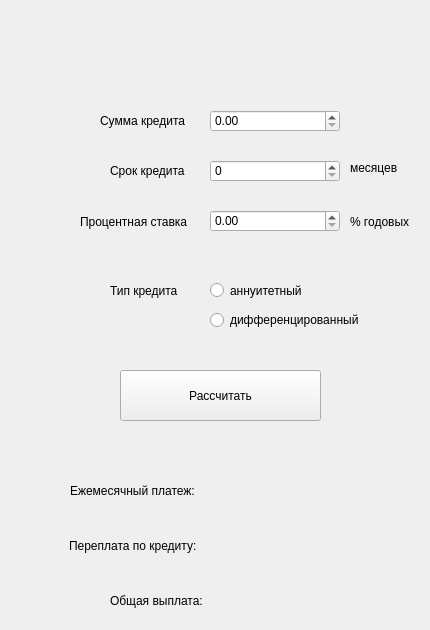
    <widget class="QWidget" name="tab_8">
     <attribute name="title">
      <string>Credit</string>
     </attribute>
     <widget class="QDoubleSpinBox" name="AMOUNT">
      <property name="geometry">
       <rect>
        <x>210</x>
        <y>110</y>
        <width>130</width>
        <height>22</height>
       </rect>
      </property>
      <property name="maximum">
       <double>1000000000.000000000000000</double>
      </property>
     </widget>
     <widget class="QDoubleSpinBox" name="RATE">
      <property name="geometry">
       <rect>
        <x>210</x>
        <y>210</y>
        <width>130</width>
        <height>22</height>
       </rect>
      </property>
      <property name="maximum">
       <double>100.000000000000000</double>
      </property>
     </widget>
     <widget class="QSpinBox" name="TIME">
      <property name="geometry">
       <rect>
        <x>210</x>
        <y>160</y>
        <width>130</width>
        <height>22</height>
       </rect>
      </property>
      <property name="maximum">
       <number>600</number>
      </property>
     </widget>
     <widget class="QLabel" name="label">
      <property name="geometry">
       <rect>
        <x>100</x>
        <y>110</y>
        <width>101</width>
        <height>21</height>
       </rect>
      </property>
      <property name="text">
       <string>Сумма кредита</string>
      </property>
     </widget>
     <widget class="QLabel" name="label_6">
      <property name="geometry">
       <rect>
        <x>80</x>
        <y>211</y>
        <width>131</width>
        <height>21</height>
       </rect>
      </property>
      <property name="text">
       <string>Процентная ставка</string>
      </property>
     </widget>
     <widget class="QLabel" name="label_7">
      <property name="geometry">
       <rect>
        <x>110</x>
        <y>160</y>
        <width>91</width>
        <height>21</height>
       </rect>
      </property>
      <property name="text">
       <string>Срок кредита</string>
      </property>
     </widget>
     <widget class="QLabel" name="label_8">
      <property name="geometry">
       <rect>
        <x>350</x>
        <y>160</y>
        <width>58</width>
        <height>16</height>
       </rect>
      </property>
      <property name="text">
       <string>месяцев</string>
      </property>
     </widget>
     <widget class="QLabel" name="label_9">
      <property name="geometry">
       <rect>
        <x>350</x>
        <y>211</y>
        <width>71</width>
        <height>21</height>
       </rect>
      </property>
      <property name="text">
       <string>% годовых</string>
      </property>
     </widget>
     <widget class="QRadioButton" name="an_credit">
      <property name="geometry">
       <rect>
        <x>210</x>
        <y>280</y>
        <width>141</width>
        <height>21</height>
       </rect>
      </property>
      <property name="text">
       <string>аннуитетный</string>
      </property>
     </widget>
     <widget class="QRadioButton" name="dif_credit">
      <property name="geometry">
       <rect>
        <x>210</x>
        <y>310</y>
        <width>191</width>
        <height>20</height>
       </rect>
      </property>
      <property name="text">
       <string>дифференцированный</string>
      </property>
     </widget>
     <widget class="QPushButton" name="credit_count">
      <property name="geometry">
       <rect>
        <x>120</x>
        <y>370</y>
        <width>201</width>
        <height>51</height>
       </rect>
      </property>
      <property name="styleSheet">
       <string notr="true">QPushButton {
	float: right;
	margin-right: 3%; 
	margin-top: 5px; 
	border-radius: 5px;
	﻿moz-border-radius: 5px;
﻿	webkit-border-radius: 5px;
	padding: 5px 9px; font-size: 1.2em;
	background-color: rgb(255, 151, 57);
	text-shadow: #454545 0 0 2px;
	border-bottom: 4px solid rgb(236, 141, 49); 
	color: white;
	font-family: 'Roboto Slab', serif;
}

QPushButton:pressed {
    background-color: qlineargradient(x1: 0, y1: 0, x2: 0, y2: 1,
                                      stop: 0 #FF7832, stop: 1 #FF9739);
}</string>
      </property>
      <property name="text">
       <string>Рассчитать</string>
      </property>
     </widget>
     <widget class="QLabel" name="label_10">
      <property name="geometry">
       <rect>
        <x>110</x>
        <y>280</y>
        <width>91</width>
        <height>21</height>
       </rect>
      </property>
      <property name="text">
       <string>Тип кредита</string>
      </property>
     </widget>
     <widget class="QLabel" name="label_11">
      <property name="geometry">
       <rect>
        <x>70</x>
        <y>470</y>
        <width>141</width>
        <height>41</height>
       </rect>
      </property>
      <property name="text">
       <string>Ежемесячный платеж:</string>
      </property>
     </widget>
     <widget class="QLabel" name="label_12">
      <property name="geometry">
       <rect>
        <x>69</x>
        <y>530</y>
        <width>144</width>
        <height>31</height>
       </rect>
      </property>
      <property name="text">
       <string>Переплата по кредиту:</string>
      </property>
     </widget>
     <widget class="QLabel" name="label_13">
      <property name="geometry">
       <rect>
        <x>110</x>
        <y>580</y>
        <width>101</width>
        <height>41</height>
       </rect>
      </property>
      <property name="text">
       <string>Общая выплата:</string>
      </property>
     </widget>
     <widget class="QLabel" name="m_payment">
      <property name="geometry">
       <rect>
        <x>220</x>
        <y>480</y>
        <width>200</width>
        <height>21</height>
       </rect>
      </property>
      <property name="styleSheet">
       <string notr="true">QLabel {
  qproperty-alignment: 'AlignVCenter | AlignRight';
}</string>
      </property>
      <property name="text">
       <string/>
      </property>
     </widget>
     <widget class="QLabel" name="o_payment">
      <property name="geometry">
       <rect>
        <x>220</x>
        <y>535</y>
        <width>200</width>
        <height>21</height>
       </rect>
      </property>
      <property name="styleSheet">
       <string notr="true">QLabel {
  qproperty-alignment: 'AlignVCenter | AlignRight';
 }</string>
      </property>
      <property name="text">
       <string/>
      </property>
     </widget>
     <widget class="QLabel" name="t_payment">
      <property name="geometry">
       <rect>
        <x>220</x>
        <y>590</y>
        <width>200</width>
        <height>21</height>
       </rect>
      </property>
      <property name="styleSheet">
       <string notr="true">QLabel {
  qproperty-alignment: 'AlignVCenter | AlignRight';
}</string>
      </property>
      <property name="text">
       <string/>
      </property>
     </widget>
    </widget>
